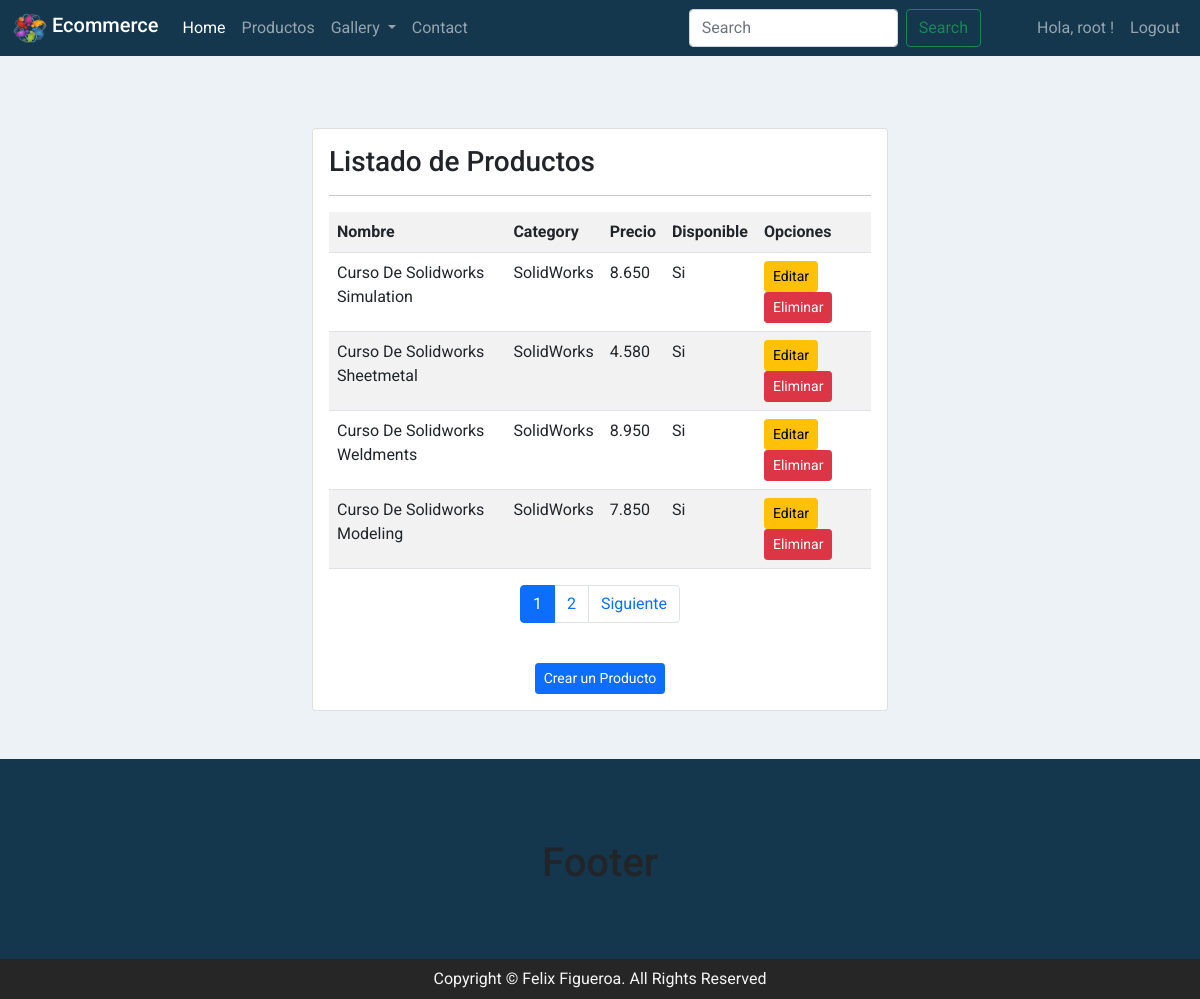
Page /listar-productos (signed in) on the earlier database version.
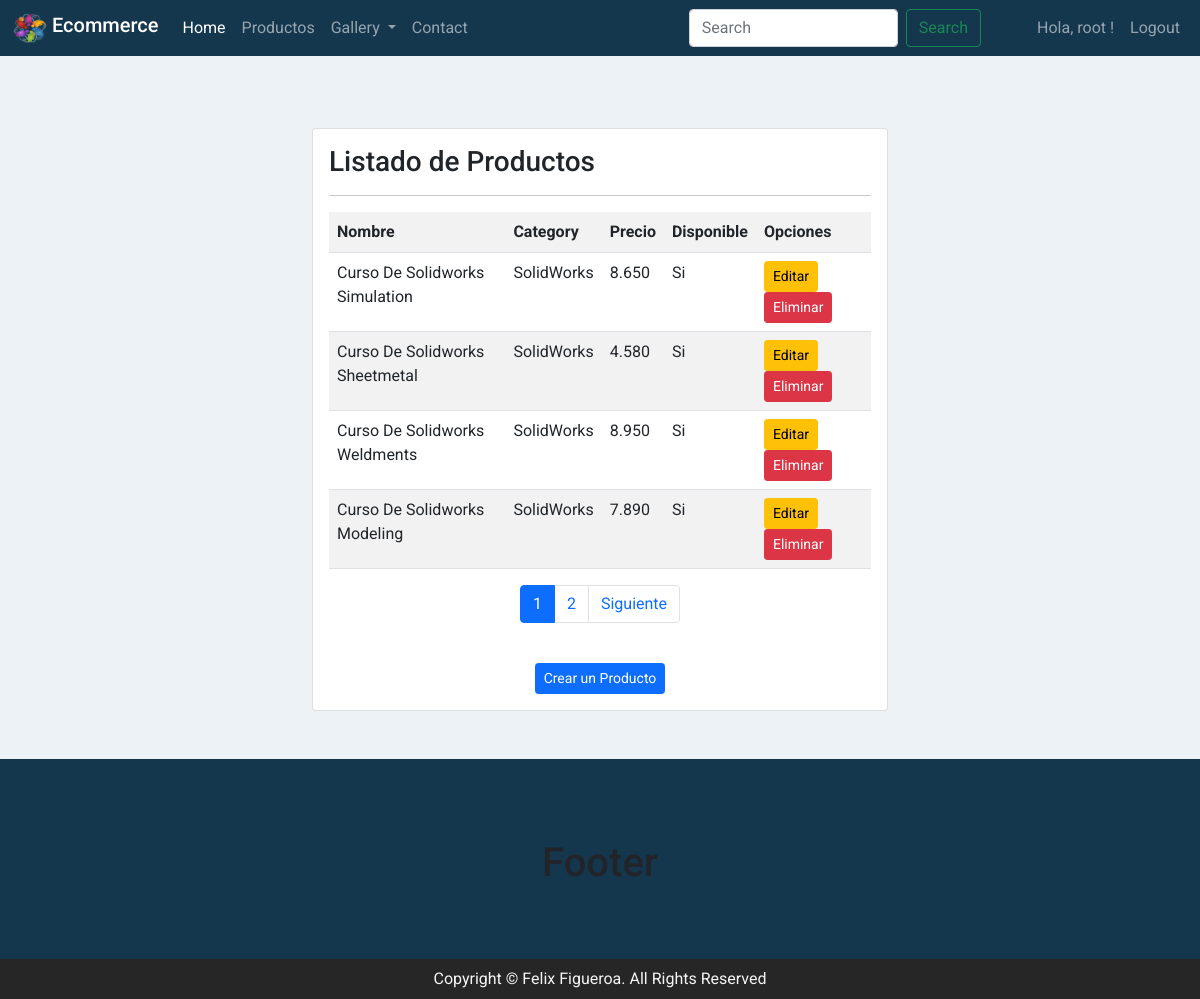
Same page on the later database version.
### app1/models.py (models this page shows, shortened)
class Producto(models.Model):
    nombre = models.CharField(max_length=50)
    category = models.ForeignKey(Category, on_delete=models.PROTECT)
    precio = models.IntegerField()
    description = models.TextField()
    disponible = models.BooleanField()
    fecha_fabricacion = models.DateTimeField()
    imagen = models.ImageField(upload_to="productos",null=True)
    '''Cuando agregamos un nuevo campo al modelo existente,
    debe ser null o al menos debe tener un valor por defecto,
    porque ya hay datos almacenados en el modelo'''

class Category(models.Model):
    nombre = models.CharField(max_length=50)
    def __str__(self):
        return self.nombre

### app1/views.py (the view)
@permission_required('app1.view_producto')
def listar_productos(request):
    productos = Producto.objects.all()
    page = request.GET.get('page', 1)
    try:
        paginator = Paginator(productos, 4)
        productos = paginator.page(page)
    except:
        raise Http404
    data = {
        'entity': productos,
        'paginator': paginator
    }
    return render(request, 'producto/listar.html', data)

### app1/templates/producto/listar.html (shortened to what this page needs)
{% extends 'app/base.html' %}
{% block contenido %}
{% load humanize %}
<div class="row">
    <div class="col"></div>
    <div class="col-12 col-md-6">
        <div class="card">
            <div class="card-body">
                <h3>Listado de Productos</h3>
                <hr>
                <div class="table-responsive-sm">
                    <table class="table table-striped table-hover">
                        <tr>
                            <th>Nombre</th>
                            <th>Category</th>
                            <th>Precio</th>
                            <th>Disponible</th>
                            <th>Opciones</th>
                        </tr>
                        {% for p in entity %}
                        <tr>
                            <td>{{p.nombre | title}}</td>
                            <td>{{p.category | capfirst}}</td>
                            <td>{{p.precio | intcomma }}</td>
                            <td>
                                {% if p.disponible %}
                                    Si
                                {% else %}
                                    No
                                {% endif %}
                            </td>
                            <td>
                                {% if perms.app1.change_producto %}
                                <a href="{% url 'modificar_producto' p.id %}" class= "btn btn-warning btn-sm">Editar</a>
                                {% endif %}
                                {% if perms.app1.delete_producto %}
                                <a href="#" onclick="eliminarProducto({{ p.id }})" class="btn btn-danger btn-sm">Eliminar</a>
                                {% endif %}
                            </td>
                        {% endfor %}
                    </table>
                    <div>
                        {% include 'app/paginator.html' %}
                    </div>
                </div>
                <br>
                <div class="d-flex justify-content-center">
                    {% if perms.app1.add_producto %}
                    <a class="btn btn-primary btn-sm" href="{% url 'agregar_producto' %}">Crear un Producto</a>
                    {% endif %}
                </div>
            </div>
        </div>
    </div>
    <div class="col"></div>
</div>
{% endblock %}

Differences in the rows shown:
changed Producto "Curso De Solidworks Modeling": precio "7.850" → "7.890"
